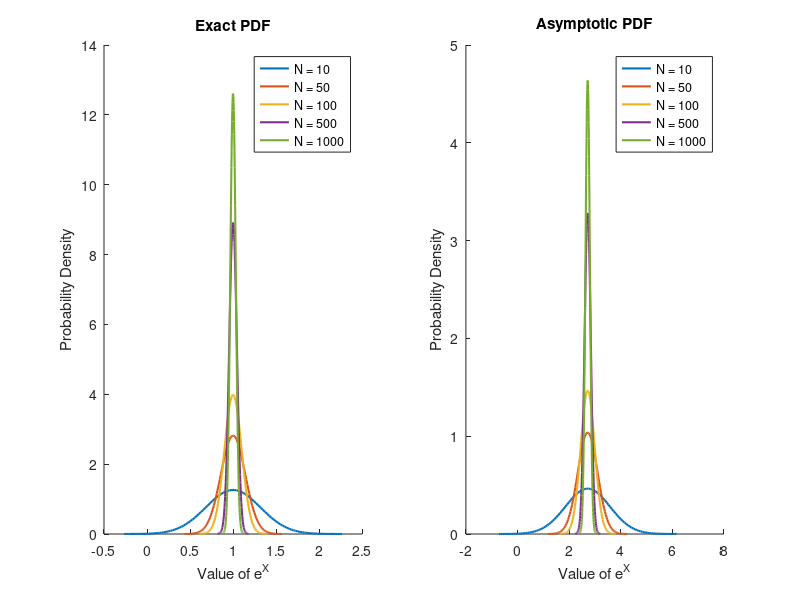

Write MATLAB code to recreate this figure.
% Define parameters
mu = 1;
sigma2 = 1;
mu_X = 1;
sigma2_X = 1;
N_values = [10, 50, 100, 500, 1000]; % Various sample sizes

% Number of simulations for each N
num_simulations = 10000;

% Initialize arrays to store results
exact_means = zeros(length(N_values), num_simulations);
asymptotic_means = zeros(length(N_values), num_simulations);

% Generate random samples and calculate means for each N
for i = 1:length(N_values)
    N = N_values(i);
    for j = 1:num_simulations
        % Generate random sample from X
        X_sample = mu + sqrt(sigma2) * randn(1, N);
        
        % Calculate the sample mean
        sample_mean = mean(X_sample);
        
        % Calculate exact and asymptotic means
        exact_means(i, j) = exp(sample_mean);
        asymptotic_means(i, j) = exp(mu_X) + (sqrt(sigma2_X) / sqrt(N)) * randn();
    end
end

% Create a single figure with two subplots
figure;

% Plot exact PDFs in the left subplot
subplot(1, 2, 1);
hold on;
for i = 1:length(N_values)
    N = N_values(i);
    
    % Exact distribution parameters
    exact_mu = 1;
    exact_var = 1 / N;
    
    % Plot exact PDF
    x = linspace(exact_mu - 4 * sqrt(exact_var), exact_mu + 4 * sqrt(exact_var), 100);
    y_exact = normpdf(x, exact_mu, sqrt(exact_var));
    plot(x, y_exact, 'LineWidth', 1.5, 'DisplayName', ['N = ' num2str(N)]);
end
title('Exact PDF');
xlabel('Value of e^{X}');
ylabel('Probability Density');
legend;

% Plot asymptotic PDFs in the right subplot
subplot(1, 2, 2);
hold on;
for i = 1:length(N_values)
    N = N_values(i);
    
    % Asymptotic distribution parameters
    asymptotic_mu = exp(mu_X);
    asymptotic_var = exp(2) / N;
    
    % Plot asymptotic PDF
    x = linspace(asymptotic_mu - 4 * sqrt(asymptotic_var), asymptotic_mu + 4 * sqrt(asymptotic_var), 100);
    y = normpdf(x, asymptotic_mu, sqrt(asymptotic_var));
    plot(x, y, 'LineWidth', 1.5, 'DisplayName', ['N = ' num2str(N)]);
end
title('Asymptotic PDF');
xlabel('Value of e^{X}');
ylabel('Probability Density');
legend;

saveas(gcf, '/Users/veronica/Dropbox/Apps/Overleaf/EC_707_PS_vcperez/figures/PS_3_4_3.png'); % Save as PNG